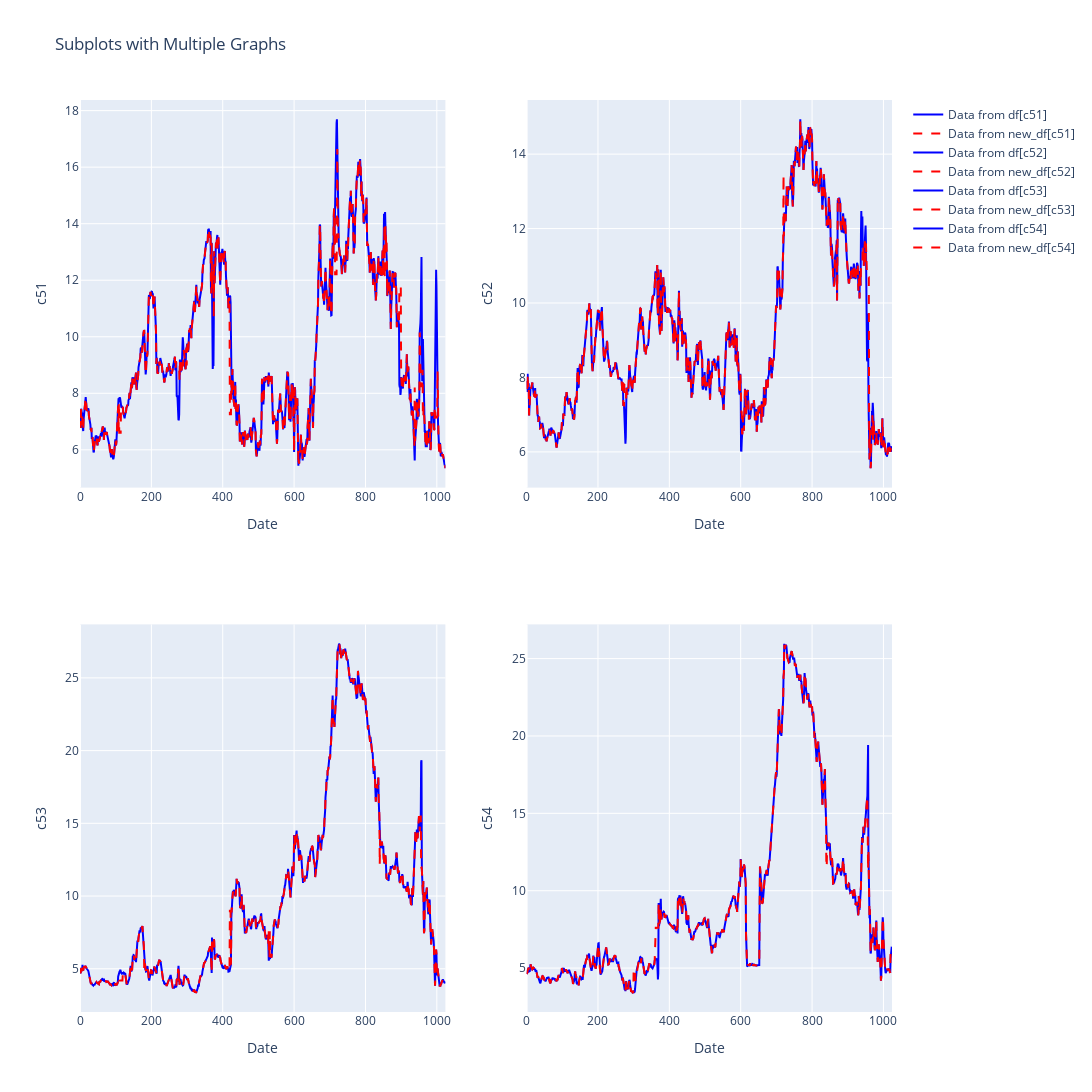

Write notebook code for a chart like this one.
### Code cell
import plotly.graph_objects as go
from plotly.subplots import make_subplots

selected_columns = ['c51', 'c52', 'c53', 'c54']

# Create a subplot with 2 rows and 2 columns
fig = make_subplots(rows=2, cols=2)

for i, (column) in enumerate((selected_columns), start=1):
    # Calculate the row and column indices for the subplot
    row_index = (i - 1) // 2 + 1
    col_index = (i - 1) % 2 + 1

    # Add a scatter trace for the data from df
    fig.add_trace(go.Scatter(x=df.index, y=df[column], mode='lines', name=f'Data from df[{column}]', line=dict(color='blue')), row=row_index, col=col_index)
    
    # Add a scatter trace for the data from new_df
    fig.add_trace(go.Scatter(x=new_df.index, y=new_df[column], mode='lines', name=f'Data from new_df[{column}]', line=dict(color='red', dash='dash')), row=row_index, col=col_index)
    
    # Set subplot title and axis labels
    fig.update_xaxes(title_text='Date', row=row_index, col=col_index)
    fig.update_yaxes(title_text=column, row=row_index, col=col_index)
    fig.update_layout(title_text=f'Line Plot of {column}', showlegend=True)

# Adjust subplot layout
fig.update_layout(height=1500, width=1500, title_text="Subplots with Multiple Graphs")
fig.update_layout(showlegend=True)
fig.show()

### Figure 1 — Plotly figure (JSON) as saved in the notebook; plotly's stock layout.template omitted (floating-point values rounded to 4 significant figures; data arrays with more than 128 entries replaced by an {"elided": "..."} marker saying what was removed)
{"data": [{"line": {"color": "blue"}, "mode": "lines", "name": "Data from df[c51]", "type": "scatter", "x": {"elided": "1025 int values"}, "xaxis": "x", "y": {"elided": "1025 float values"}, "yaxis": "y"}, {"line": {"color": "red", "dash": "dash"}, "mode": "lines", "name": "Data from new_df[c51]", "type": "scatter", "x": {"elided": "1025 int values"}, "xaxis": "x", "y": {"elided": "1025 float values"}, "yaxis": "y"}, {"line": {"color": "blue"}, "mode": "lines", "name": "Data from df[c52]", "type": "scatter", "x": {"elided": "1025 int values"}, "xaxis": "x2", "y": {"elided": "1025 float values"}, "yaxis": "y2"}, {"line": {"color": "red", "dash": "dash"}, "mode": "lines", "name": "Data from new_df[c52]", "type": "scatter", "x": {"elided": "1025 int values"}, "xaxis": "x2", "y": {"elided": "1025 float values"}, "yaxis": "y2"}, {"line": {"color": "blue"}, "mode": "lines", "name": "Data from df[c53]", "type": "scatter", "x": {"elided": "1025 int values"}, "xaxis": "x3", "y": {"elided": "1025 float values"}, "yaxis": "y3"}, {"line": {"color": "red", "dash": "dash"}, "mode": "lines", "name": "Data from new_df[c53]", "type": "scatter", "x": {"elided": "1025 int values"}, "xaxis": "x3", "y": {"elided": "1025 float values"}, "yaxis": "y3"}, {"line": {"color": "blue"}, "mode": "lines", "name": "Data from df[c54]", "type": "scatter", "x": {"elided": "1025 int values"}, "xaxis": "x4", "y": {"elided": "1025 float values"}, "yaxis": "y4"}, {"line": {"color": "red", "dash": "dash"}, "mode": "lines", "name": "Data from new_df[c54]", "type": "scatter", "x": {"elided": "1025 int values"}, "xaxis": "x4", "y": {"elided": "1025 float values"}, "yaxis": "y4"}], "layout": {"height": 1500, "showlegend": true, "title": {"text": "Subplots with Multiple Graphs"}, "width": 1500, "xaxis": {"anchor": "y", "domain": [0, 0.45], "title": {"text": "Date"}}, "xaxis2": {"anchor": "y2", "domain": [0.55, 1], "title": {"text": "Date"}}, "xaxis3": {"anchor": "y3", "domain": [0, 0.45], "title": {"text": "Date"}}, "xaxis4": {"anchor": "y4", "domain": [0.55, 1], "title": {"text": "Date"}}, "yaxis": {"anchor": "x", "domain": [0.575, 1], "title": {"text": "c51"}}, "yaxis2": {"anchor": "x2", "domain": [0.575, 1], "title": {"text": "c52"}}, "yaxis3": {"anchor": "x3", "domain": [0, 0.425], "title": {"text": "c53"}}, "yaxis4": {"anchor": "x4", "domain": [0, 0.425], "title": {"text": "c54"}}}}
